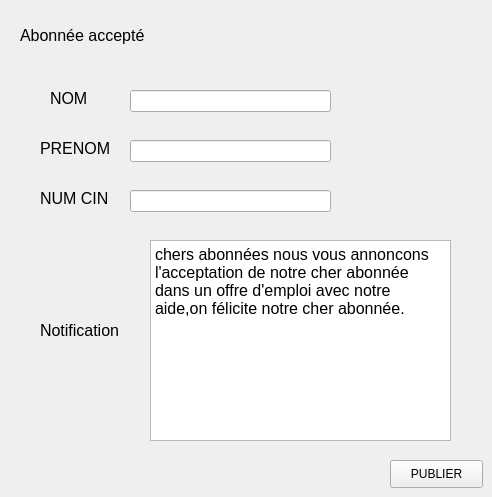
    <widget class="QWidget" name="tab_3">
     <attribute name="title">
      <string>Auto poste</string>
     </attribute>
     <widget class="QLabel" name="label_14">
      <property name="geometry">
       <rect>
        <x>20</x>
        <y>20</y>
        <width>181</width>
        <height>31</height>
       </rect>
      </property>
      <property name="font">
       <font>
        <pointsize>12</pointsize>
       </font>
      </property>
      <property name="text">
       <string>Abonnée accepté</string>
      </property>
     </widget>
     <widget class="QLabel" name="label_15">
      <property name="geometry">
       <rect>
        <x>50</x>
        <y>90</y>
        <width>55</width>
        <height>16</height>
       </rect>
      </property>
      <property name="font">
       <font>
        <pointsize>12</pointsize>
       </font>
      </property>
      <property name="text">
       <string>NOM</string>
      </property>
     </widget>
     <widget class="QLabel" name="label_16">
      <property name="geometry">
       <rect>
        <x>40</x>
        <y>140</y>
        <width>91</width>
        <height>16</height>
       </rect>
      </property>
      <property name="font">
       <font>
        <pointsize>12</pointsize>
       </font>
      </property>
      <property name="text">
       <string>PRENOM</string>
      </property>
     </widget>
     <widget class="QLabel" name="label_17">
      <property name="geometry">
       <rect>
        <x>40</x>
        <y>190</y>
        <width>91</width>
        <height>16</height>
       </rect>
      </property>
      <property name="font">
       <font>
        <pointsize>12</pointsize>
       </font>
      </property>
      <property name="text">
       <string>NUM CIN</string>
      </property>
     </widget>
     <widget class="QLabel" name="label_18">
      <property name="geometry">
       <rect>
        <x>40</x>
        <y>320</y>
        <width>111</width>
        <height>21</height>
       </rect>
      </property>
      <property name="font">
       <font>
        <pointsize>12</pointsize>
       </font>
      </property>
      <property name="text">
       <string>Notification</string>
      </property>
     </widget>
     <widget class="QLineEdit" name="lineEdit_7">
      <property name="geometry">
       <rect>
        <x>130</x>
        <y>90</y>
        <width>201</width>
        <height>22</height>
       </rect>
      </property>
     </widget>
     <widget class="QLineEdit" name="lineEdit_8">
      <property name="geometry">
       <rect>
        <x>130</x>
        <y>140</y>
        <width>201</width>
        <height>22</height>
       </rect>
      </property>
     </widget>
     <widget class="QLineEdit" name="lineEdit_9">
      <property name="geometry">
       <rect>
        <x>130</x>
        <y>190</y>
        <width>201</width>
        <height>22</height>
       </rect>
      </property>
     </widget>
     <widget class="QTextEdit" name="textEdit_3">
      <property name="geometry">
       <rect>
        <x>150</x>
        <y>240</y>
        <width>301</width>
        <height>201</height>
       </rect>
      </property>
      <property name="html">
       <string>&lt;!DOCTYPE HTML PUBLIC &quot;-//W3C//DTD HTML 4.0//EN&quot; &quot;http://www.w3.org/TR/REC-html40/strict.dtd&quot;&gt;
&lt;html&gt;&lt;head&gt;&lt;meta name=&quot;qrichtext&quot; content=&quot;1&quot; /&gt;&lt;style type=&quot;text/css&quot;&gt;
p, li { white-space: pre-wrap; }
&lt;/style&gt;&lt;/head&gt;&lt;body style=&quot; font-family:'MS Shell Dlg 2'; font-size:10pt; font-weight:400; font-style:normal;&quot;&gt;
&lt;p style=&quot; margin-top:0px; margin-bottom:0px; margin-left:0px; margin-right:0px; -qt-block-indent:0; text-indent:0px;&quot;&gt;&lt;span style=&quot; font-size:12pt;&quot;&gt;chers abonnées nous vous annoncons l'acceptation de notre cher abonnée dans un offre d'emploi avec notre aide,on félicite notre cher abonnée.&lt;/span&gt;&lt;/p&gt;&lt;/body&gt;&lt;/html&gt;</string>
      </property>
     </widget>
     <widget class="QPushButton" name="pushButton_5">
      <property name="geometry">
       <rect>
        <x>390</x>
        <y>460</y>
        <width>93</width>
        <height>28</height>
       </rect>
      </property>
      <property name="text">
       <string>PUBLIER</string>
      </property>
     </widget>
    </widget>
